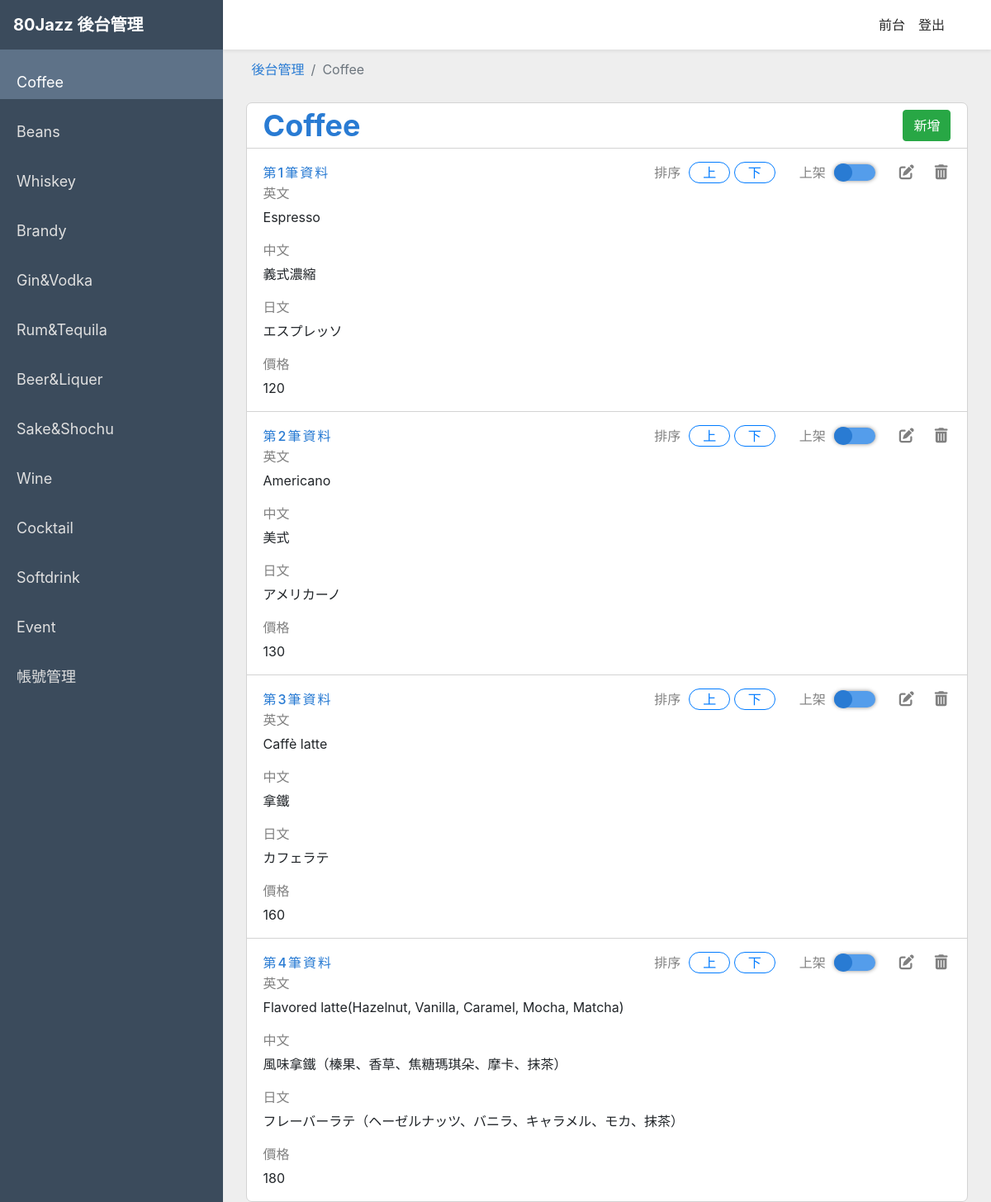
/back.php?do=coffee (signed in), run on the app's committed database.
### tables this page shows
CREATE TABLE `jazz_coffee` (
  `id` int(11) NOT NULL,
  `type` varchar(12) NOT NULL COMMENT '分類',
  `name` text NOT NULL COMMENT '英文品名',
  `chinese` text NOT NULL COMMENT '中文',
  `japanese` text NOT NULL COMMENT '日文',
  `price` int(11) NOT NULL COMMENT '價格',
  `rank` tinyint(4) NOT NULL COMMENT '排序',
  `sh` tinyint(1) NOT NULL DEFAULT 1 COMMENT '上下架',
  `break` tinyint(1) NOT NULL DEFAULT 0 COMMENT '換行(ex:風味拿鐵)'
);

### base.php (called while the page is built, shortened)
<?php
class DB{
    protected $dsn = "mysql:host=localhost;chatset=utf8;dbname=s1110205";
    protected $table;
    protected $pdo;
    function __construct($table){
        $this->table = $table;
        $this->pdo = new PDO($this->dsn,'root','');
    }
    function all(...$ary){
        $sql = "SELECT * FROM $this->table ";
        if (isset($ary[0])) {
            if(is_array($ary[0])){
                foreach ($ary[0] as $key => $value) {
                    $tmp[] = "`$key` = '$value'";
                }
                $sql.=" WHERE ".join(" AND ",$tmp);
            }else {
                $sql.=$ary[0];
            }
        }
        return $this->pdo->query($sql)->fetchAll(PDO::FETCH_ASSOC);
    }
}
$Coffee = new DB('jazz_coffee');
?>

### back/coffee.php (the view, shortened to what this page needs)
<div class="right_content">
    <nav aria-label="breadcrumb">
        <ol class="breadcrumb">
            <li class="breadcrumb-item">
                <a href="./back.php">後台管理</a>
            </li>
            <li class="breadcrumb-item active">
                Coffee
            </li>
        </ol>
    </nav>
    <div class="form_group">
        <div class="form_item form_item_Title">
            <div>
                <div class="form_item_header">
                    Coffee
                </div>
            </div>
            <div class="addBtn">
                <button type="button" class="btn btn-success" data-toggle="modal" data-target="#addModal">
                    新增
                </button>
            </div>
        </div>
        <div>
        <?php
        $rows = $Coffee->all("ORDER BY `rank` ASC");
        foreach ($rows as $key => $row) {
        ?>
            <div class="form_item_group">
                <div class="form_item form_item_control">
                    <span class="form_item_num">第<?= $key + 1 ?>筆資料</span>
                    <div class="form_item_btns">
                        <span class="form_item_smtitle">排序</span>
                        <div class="order_btn" data-order="<?= $row['rank'] ?>" data-id="<?= $row['id'] ?>">
                            <button type="button" class="btn btn-outline-primary order_upbtn">上</button>
                            <button type="button" class="btn btn-outline-primary order_bnbtn">下</button>
                        </div>
                        <div class="form_item_sh">
                            <span class="form_item_smtitle">上架</span>
                            <div class="sh_bg <?= ($row['sh'] == 1) ? 'sh_show' : '' ?>" data-id="<?= $row['id'] ?>">
                                <div class="sh_btn <?= ($row['sh'] == 1) ? 'sh_btn_show' : '' ?>"></div>
                            </div>
                        </div>
                        <div class="flex">
                            <div class="form_item_edit" data-id="<?=$row['id']?>" data-toggle="modal" data-target="#editModal" onclick="edit(this)">
                                <i class="fa-solid fa-pen-to-square"></i>
                            </div>
                            <div class="form_item_del" data-id="<?=$row['id']?>">
                                <i class="fa-solid fa-trash-can"></i>
                            </div>
                        </div>
                    </div>
                </div>
                <div class="form_item first_item">
                    <div class="form_item_text">英文</div>
                    <p><?= $row['name'] ?></p>
                </div>
                <div class="form_item">
                    <div class="form_item_text">中文</div>
                    <p><?= $row['chinese'] ?></p>
                </div>
                <div class="form_item">
                    <div class="form_item_text">日文</div>
                    <p><?= $row['japanese'] ?></p>
                </div>
                <div class="form_item">
                    <div class="form_item_text">價格</div>
                    <p><?= $row['price'] ?></p>
                </div>
            </div>
                <?php
                }
                ?>
         </div>
    </div>
</div>

### css/all.css (style rules this page uses)
.flex { display: flex; flex-wrap: wrap; }

### css/back.css (style rules this page uses)
* { box-sizing: border-box; margin: 0; padding: 0; }
.right_content { min-height: calc(100% - 64px); width: 96%; margin: auto; }
.breadcrumb { background-color: rgba(240, 248, 255, 0); width: 100%; }
.breadcrumb a { color: rgb(41, 123, 211); }
.form_group { background-color: white; width: 98%; margin: auto; border-radius: 7px; border: 1px solid lightgray; }
.form_item { padding: 0px 20px; }
.form_item_Title { border-bottom: 1px solid lightgray; display: flex; align-items: center; justify-content: space-between; }
.form_item_header { color: rgb(41, 123, 211); font-weight: bold; font-size: 2.25rem; }
.form_item_text { color: grey; margin-bottom: 5px; }
.form_item_smtitle { color: grey; margin-right: 10px; }
.form_item_edit { margin-left:25px; color: gray; cursor: pointer; font-size: 18px; transition: 0.3s; }
.form_item_del { margin-left:25px; color: gray; cursor: pointer; font-size: 18px; transition: 0.3s; }
.form_item_group:not(:last-child) { border-bottom: 1px solid lightgray; }
.form_item_control { display: flex; align-items: center; justify-content: space-between; margin-top: 15px; }
.form_item_num { color: rgb(41, 123, 211); font-weight: 500; letter-spacing: 2px; }
.form_item_btns,.form_item_sh { display: flex; align-items: center; margin-left: 25px; padding: 0 4px; }
.order_btn > button { border-radius: 15px; width: 50px; padding: 0; }
.sh_bg { width: 50px; height: 20px; border-radius: 20px; display: flex; align-items: center; cursor: pointer; transition: 0.8s; background-color: rgb(205, 208, 212); justify-content: end; box-shadow: 0 0 5px rgb(139, 139, 139); }
.sh_btn { width: 22px; height: 22px; border-radius: 22px; transition: 0.8s; background-color: rgb(128, 128, 128); }
.sh_show { background-color: rgb(84, 157, 235); justify-content: start; }
.sh_btn_show { background-color: rgb(41, 123, 211); }

### data on the page
jazz_coffee: sh 1 (drawn), name "Espresso", chinese "義式濃縮", japanese "エスプレッソ", price "120"
jazz_coffee: sh 1 (drawn), name "Americano", chinese "美式", japanese "アメリカーノ", price "130"
jazz_coffee: sh 1 (drawn), name "Caffè latte", chinese "拿鐵", japanese "カフェラテ", price "160"
jazz_coffee: sh 1 (drawn), name "Flavored latte(Hazelnut, Vanilla, Caramel, Mocha, Matcha)", chinese "風味拿鐵（榛果、香草、焦糖瑪琪朵、摩卡、抹茶）", japanese "フレーバーラテ（ヘーゼルナッツ、バニラ、キャラメル、モカ、抹茶）", price "180"
